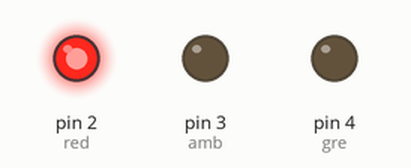
Recording of a sketch running on a simulated Arduino Uno, built with avr-gcc and run on an emulated ATmega328P. Parts: output pins drawn as LEDs (lit = HIGH).

Above: at 3.0 s.
At 7.0 s:
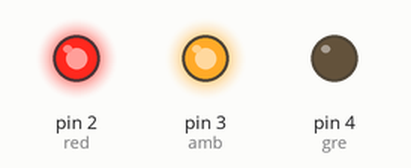
At 11.0 s:
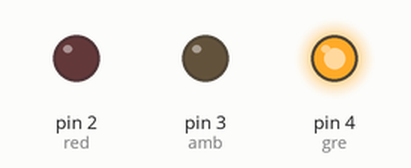
At 15.0 s:
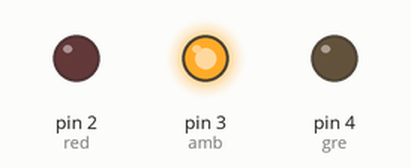
Timing chart, 0 to 20.8 s (numbered marks = the images above):
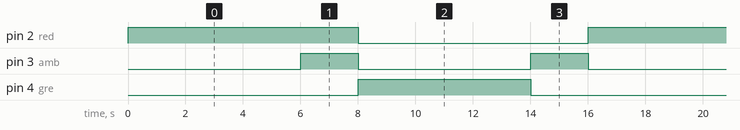

Measured:
- by itself, pin 2 (red): alternates HIGH for 8.0 s and LOW for 8.0 s
- by itself, pin 3 (amb): alternates HIGH for 2.0 s and LOW for 6.0 s
- by itself, pin 4 (gre): alternates HIGH for 6.0 s and LOW for 10.0 s

The sketch:

trafficLightSystem.ino
```cpp
int red = 2;
int amb = 3;
int gre = 4;

void setup(){

	pinMode(red, OUTPUT);
	pinMode(amb, OUTPUT);
	pinMode(gre, OUTPUT);
}

void loop(){

	digitalWrite(red, HIGH);
	delay(6000);

	digitalWrite(amb, HIGH);
	delay(2000);

	digitalWrite(red, LOW);
	digitalWrite(amb, LOW);
	digitalWrite(gre, HIGH);
	delay(6000);

	digitalWrite(amb, HIGH);
	digitalWrite(gre, LOW);
	delay(2000);

	digitalWrite(amb, LOW);
}
```
